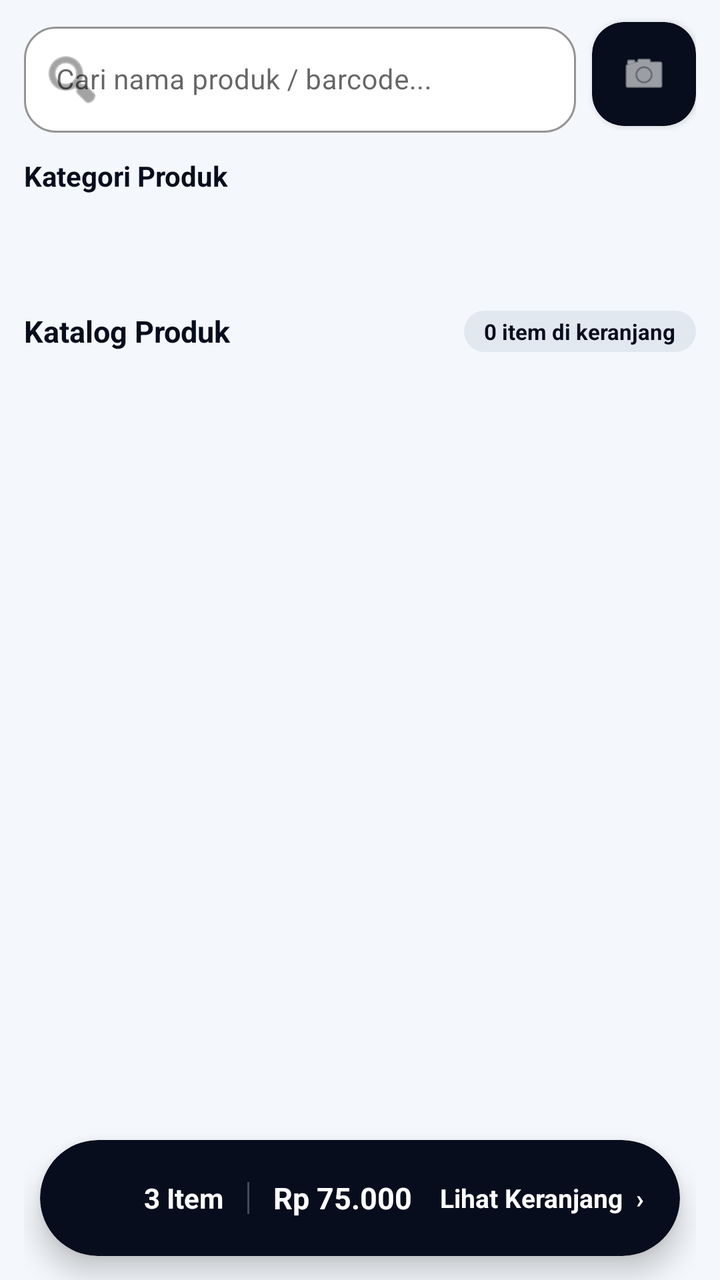
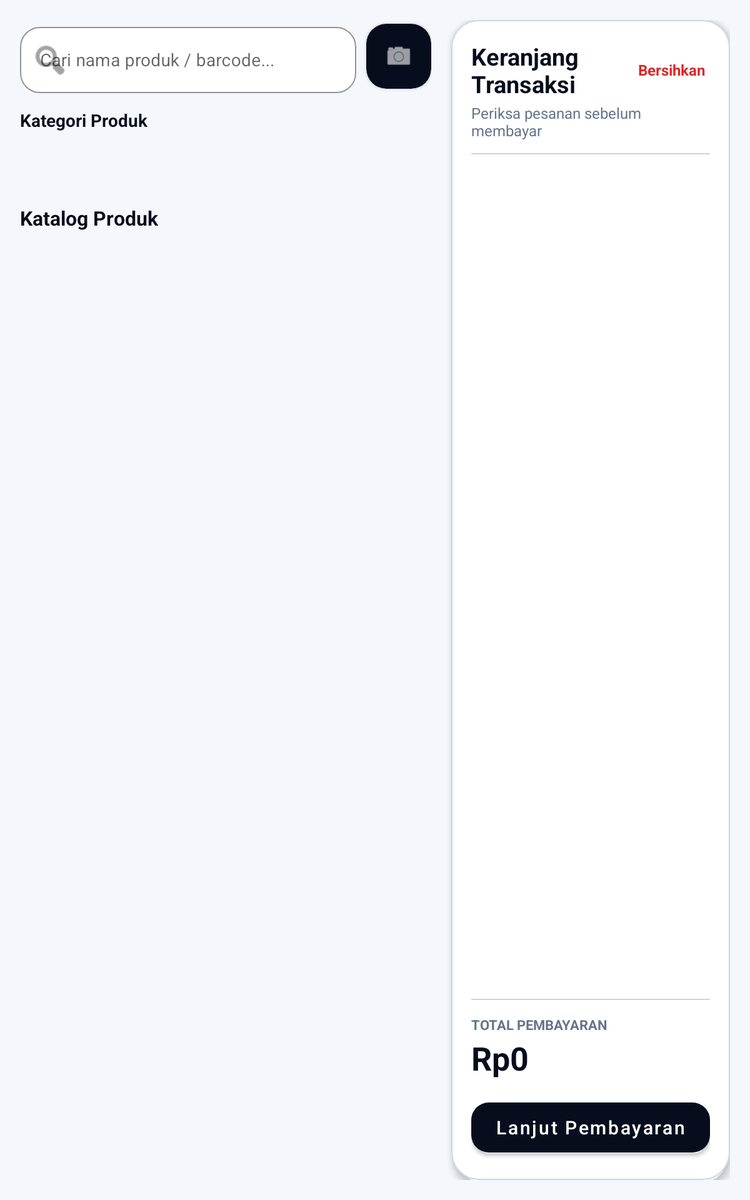

An Android layout and its configuration variant, each rendered on a device that would load it. The default file and the variant file are quoted in full after the pictures.
<!-- AndroidManifest.xml: application theme Theme.AJOPOS -->
<!-- res/layout/fragment_home.xml -->
<?xml version="1.0" encoding="utf-8"?>
<layout xmlns:android="http://schemas.android.com/apk/res/android"
    xmlns:app="http://schemas.android.com/apk/res-auto"
    xmlns:tools="http://schemas.android.com/tools">

    <data />

    <androidx.constraintlayout.widget.ConstraintLayout
        android:layout_width="match_parent"
        android:layout_height="match_parent"
        android:background="@color/background"
        android:paddingStart="12dp"
        android:paddingEnd="12dp"
        android:paddingTop="8dp">

        
        <LinearLayout
            android:id="@+id/searchBarLayout"
            android:layout_width="0dp"
            android:layout_height="wrap_content"
            android:orientation="horizontal"
            android:gravity="center_vertical"
            app:layout_constraintTop_toTopOf="parent"
            app:layout_constraintStart_toStartOf="parent"
            app:layout_constraintEnd_toEndOf="parent">

            <com.google.android.material.textfield.TextInputLayout
                android:id="@+id/tilSearch"
                style="@style/Widget.MaterialComponents.TextInputLayout.OutlinedBox"
                android:layout_width="0dp"
                android:layout_height="wrap_content"
                android:layout_weight="1"
                android:hint="Cari nama produk / barcode..."
                app:boxBackgroundColor="@color/surface"
                app:boxCornerRadiusBottomEnd="16dp"
                app:boxCornerRadiusBottomStart="16dp"
                app:boxCornerRadiusTopEnd="16dp"
                app:boxCornerRadiusTopStart="16dp"
                app:boxStrokeColor="@color/primary"
                app:startIconDrawable="@android:drawable/ic_menu_search"
                app:endIconMode="clear_text">

                <com.google.android.material.textfield.TextInputEditText
                    android:id="@+id/etSearch"
                    android:layout_width="match_parent"
                    android:layout_height="wrap_content"
                    android:imeOptions="actionSearch"
                    android:inputType="text"
                    android:singleLine="true"
                    android:textSize="14sp" />
            </com.google.android.material.textfield.TextInputLayout>

            <com.google.android.material.card.MaterialCardView
                android:id="@+id/btnContinuousScan"
                android:layout_width="52dp"
                android:layout_height="52dp"
                android:layout_marginStart="8dp"
                android:clickable="true"
                android:focusable="true"
                android:foreground="?attr/selectableItemBackground"
                android:contentDescription="Scan Barcode Produk"
                app:cardBackgroundColor="@color/primary"
                app:cardCornerRadius="16dp"
                app:cardElevation="2dp">

                <ImageView
                    android:layout_width="24dp"
                    android:layout_height="24dp"
                    android:layout_gravity="center"
                    android:src="@android:drawable/ic_menu_camera"
                    android:contentDescription="Scan Barcode Produk"
                    app:tint="@color/on_primary" />
            </com.google.android.material.card.MaterialCardView>
        </LinearLayout>

        
        <TextView
            android:id="@+id/tvKategoriLabel"
            android:layout_width="wrap_content"
            android:layout_height="wrap_content"
            android:layout_marginTop="12dp"
            android:text="Kategori Produk"
            android:textColor="@color/on_surface"
            android:textSize="14sp"
            android:textStyle="bold"
            app:layout_constraintTop_toBottomOf="@id/searchBarLayout"
            app:layout_constraintStart_toStartOf="parent" />

        <androidx.recyclerview.widget.RecyclerView
            android:id="@+id/rvKategori"
            android:layout_width="0dp"
            android:layout_height="40dp"
            android:layout_marginTop="6dp"
            android:clipToPadding="false"
            android:overScrollMode="never"
            android:scrollbars="none"
            app:layoutManager="androidx.recyclerview.widget.LinearLayoutManager"
            app:layout_constraintTop_toBottomOf="@id/tvKategoriLabel"
            app:layout_constraintStart_toStartOf="parent"
            app:layout_constraintEnd_toEndOf="parent" />

        
        <LinearLayout
            android:id="@+id/produkHeaderLayout"
            android:layout_width="0dp"
            android:layout_height="wrap_content"
            android:layout_marginTop="12dp"
            android:gravity="center_vertical"
            android:orientation="horizontal"
            app:layout_constraintTop_toBottomOf="@id/rvKategori"
            app:layout_constraintStart_toStartOf="parent"
            app:layout_constraintEnd_toEndOf="parent">

            <TextView
                android:id="@+id/tvProdukLabel"
                android:layout_width="0dp"
                android:layout_height="wrap_content"
                android:layout_weight="1"
                android:text="Katalog Produk"
                android:textColor="@color/on_surface"
                android:textSize="15sp"
                android:textStyle="bold" />

            <TextView
                android:id="@+id/tvCartBadge"
                android:layout_width="wrap_content"
                android:layout_height="wrap_content"
                android:background="@drawable/bg_version_badge"
                android:paddingHorizontal="10dp"
                android:paddingVertical="3dp"
                android:text="0 item di keranjang"
                android:textColor="@color/primary"
                android:textSize="11sp"
                android:textStyle="bold" />
        </LinearLayout>

        
        <androidx.recyclerview.widget.RecyclerView
            android:id="@+id/rvProduk"
            android:layout_width="0dp"
            android:layout_height="0dp"
            android:layout_marginTop="6dp"
            android:clipToPadding="false"
            android:paddingBottom="72dp"
            android:overScrollMode="never"
            app:layout_constraintTop_toBottomOf="@id/produkHeaderLayout"
            app:layout_constraintBottom_toBottomOf="parent"
            app:layout_constraintStart_toStartOf="parent"
            app:layout_constraintEnd_toEndOf="parent"
            tools:listitem="@layout/item_product_card" />

        
        <com.google.android.material.card.MaterialCardView
            android:id="@+id/cardFloatingCart"
            android:layout_width="0dp"
            android:layout_height="58dp"
            android:layout_marginHorizontal="8dp"
            android:layout_marginBottom="12dp"
            android:clickable="true"
            android:focusable="true"
            android:foreground="?attr/selectableItemBackground"
            android:visibility="gone"
            tools:visibility="visible"
            app:cardBackgroundColor="@color/header_bg"
            app:cardCornerRadius="29dp"
            app:cardElevation="8dp"
            app:strokeWidth="0dp"
            app:layout_constraintBottom_toBottomOf="parent"
            app:layout_constraintStart_toStartOf="parent"
            app:layout_constraintEnd_toEndOf="parent">

            <LinearLayout
                android:layout_width="match_parent"
                android:layout_height="match_parent"
                android:gravity="center_vertical"
                android:orientation="horizontal"
                android:paddingHorizontal="18dp">

                <ImageView
                    android:layout_width="24dp"
                    android:layout_height="24dp"
                    android:src="@drawable/baseline_point_of_sale_24"
                    app:tint="@color/header_on" />

                <TextView
                    android:id="@+id/tvFloatingItemCount"
                    android:layout_width="wrap_content"
                    android:layout_height="wrap_content"
                    android:layout_marginStart="10dp"
                    tools:text="3 Item"
                    android:textColor="@color/header_on"
                    android:textSize="14sp"
                    android:textStyle="bold" />

                <View
                    android:layout_width="1dp"
                    android:layout_height="16dp"
                    android:layout_marginHorizontal="12dp"
                    android:background="#40FFFFFF" />

                <TextView
                    android:id="@+id/tvFloatingTotal"
                    android:layout_width="0dp"
                    android:layout_height="wrap_content"
                    android:layout_weight="1"
                    tools:text="Rp 75.000"
                    android:textColor="@color/header_on"
                    android:textSize="15sp"
                    android:textStyle="bold" />

                <TextView
                    android:layout_width="wrap_content"
                    android:layout_height="wrap_content"
                    android:text="Lihat Keranjang  ›"
                    android:textColor="@color/header_on"
                    android:textSize="13sp"
                    android:textStyle="bold" />

            </LinearLayout>

        </com.google.android.material.card.MaterialCardView>

        
        <View
            android:id="@+id/cardCart"
            android:layout_width="0dp"
            android:layout_height="0dp"
            android:visibility="gone"
            app:layout_constraintTop_toTopOf="parent"
            app:layout_constraintStart_toStartOf="parent" />

        <androidx.recyclerview.widget.RecyclerView
            android:id="@+id/rvCart"
            android:layout_width="0dp"
            android:layout_height="0dp"
            android:visibility="gone"
            app:layout_constraintTop_toTopOf="parent"
            app:layout_constraintStart_toStartOf="parent" />

        <TextView
            android:id="@+id/tvTotal"
            android:layout_width="0dp"
            android:layout_height="0dp"
            android:visibility="gone"
            app:layout_constraintTop_toTopOf="parent"
            app:layout_constraintStart_toStartOf="parent" />

        <Button
            android:id="@+id/btnBayar"
            android:layout_width="0dp"
            android:layout_height="0dp"
            android:visibility="gone"
            app:layout_constraintTop_toTopOf="parent"
            app:layout_constraintStart_toStartOf="parent" />

        <TextView
            android:id="@+id/btnResetCart"
            android:layout_width="0dp"
            android:layout_height="0dp"
            android:visibility="gone"
            app:layout_constraintTop_toTopOf="parent"
            app:layout_constraintStart_toStartOf="parent" />

    </androidx.constraintlayout.widget.ConstraintLayout>
</layout>
<!-- resources referenced by this layout -->
<resources>
  <color name="background">#F4F7FB</color>
  <color name="header_bg">#070D1D</color>
  <color name="header_on">#FFFFFF</color>
  <color name="on_primary">#FFFFFF</color>
  <color name="on_surface">#070D1D</color>
  <color name="primary">#070D1D</color>
  <color name="surface">#FFFFFF</color>
  <!-- drawable bg_version_badge (drawable) -->
  <shape xmlns:android="http://schemas.android.com/apk/res/android">
      <solid android:color="@color/highlight" />
      <corners android:radius="20dp" />
  </shape>
  <style name="Theme.AJOPOS" parent="Theme.MaterialComponents.DayNight.NoActionBar">
  
          <item name="android:forceDarkAllowed" tools:targetApi="29">false</item>
  
          
          <item name="colorPrimary">@color/primary</item>
          <item name="colorPrimaryVariant">@color/primary2</item>
          <item name="colorOnPrimary">@color/on_primary</item>
          <item name="colorSecondary">@color/secondary</item>
          <item name="colorOnSecondary">@color/on_primary</item>
  
          
          <item name="colorControlNormal">#FFFFFF</item>
          <item name="drawerArrowStyle">@style/Widget.AJOPOS.DrawerArrow</item>
  
          
          <item name="colorSurface">@color/surface</item>
          <item name="backgroundColor">@color/background</item>
          <item name="android:statusBarColor">@color/header_bg</item>
  
          
          <item name="materialButtonStyle">@style/Widget.AJOPOS.Button</item>
      </style>
  <color name="highlight">#E2E8F0</color>
  <color name="primary2">#182B50</color>
  <color name="secondary">#254173</color>
  <style name="Widget.AJOPOS.DrawerArrow" parent="Widget.AppCompat.DrawerArrowToggle">
          <item name="color">#FFFFFF</item>
      </style>
  <style name="Widget.AJOPOS.Button" parent="Widget.MaterialComponents.Button">
          <item name="cornerRadius">12dp</item>
          <item name="android:paddingLeft">18dp</item>
          <item name="android:paddingRight">18dp</item>
          <item name="android:textAllCaps">false</item>
      </style>
</resources>
<!-- res/layout-sw600dp/fragment_home.xml (the repository's variant of the layout above) -->
<!-- drawn on a 7-inch tablet held upright -->
<?xml version="1.0" encoding="utf-8"?>
<layout xmlns:android="http://schemas.android.com/apk/res/android"
    xmlns:app="http://schemas.android.com/apk/res-auto"
    xmlns:tools="http://schemas.android.com/tools">

    <data />

    <androidx.constraintlayout.widget.ConstraintLayout
        android:layout_width="match_parent"
        android:layout_height="match_parent"
        android:background="@color/background"
        android:padding="16dp">

        <androidx.constraintlayout.widget.Guideline
            android:id="@+id/guidelineSplit"
            android:layout_width="wrap_content"
            android:layout_height="wrap_content"
            android:orientation="vertical"
            app:layout_constraintGuide_percent="0.60" />

        
        <LinearLayout
            android:id="@+id/searchBarLayout"
            android:layout_width="0dp"
            android:layout_height="wrap_content"
            android:layout_marginEnd="12dp"
            android:gravity="center_vertical"
            android:orientation="horizontal"
            app:layout_constraintTop_toTopOf="parent"
            app:layout_constraintStart_toStartOf="parent"
            app:layout_constraintEnd_toStartOf="@id/guidelineSplit">

            <com.google.android.material.textfield.TextInputLayout
                android:id="@+id/tilSearch"
                style="@style/Widget.MaterialComponents.TextInputLayout.OutlinedBox"
                android:layout_width="0dp"
                android:layout_height="wrap_content"
                android:layout_weight="1"
                android:hint="Cari nama produk / barcode..."
                app:boxBackgroundColor="@color/surface"
                app:boxCornerRadiusBottomEnd="16dp"
                app:boxCornerRadiusBottomStart="16dp"
                app:boxCornerRadiusTopEnd="16dp"
                app:boxCornerRadiusTopStart="16dp"
                app:boxStrokeColor="@color/primary"
                app:startIconDrawable="@android:drawable/ic_menu_search"
                app:endIconMode="clear_text">

                <com.google.android.material.textfield.TextInputEditText
                    android:id="@+id/etSearch"
                    android:layout_width="match_parent"
                    android:layout_height="wrap_content"
                    android:imeOptions="actionSearch"
                    android:inputType="text"
                    android:singleLine="true"
                    android:textSize="14sp" />
            </com.google.android.material.textfield.TextInputLayout>

            <com.google.android.material.card.MaterialCardView
                android:id="@+id/btnContinuousScan"
                android:layout_width="52dp"
                android:layout_height="52dp"
                android:layout_marginStart="8dp"
                android:clickable="true"
                android:focusable="true"
                android:foreground="?attr/selectableItemBackground"
                android:contentDescription="Scan Barcode Produk"
                app:cardBackgroundColor="@color/primary"
                app:cardCornerRadius="16dp"
                app:cardElevation="2dp">

                <ImageView
                    android:layout_width="24dp"
                    android:layout_height="24dp"
                    android:layout_gravity="center"
                    android:contentDescription="Scan Barcode Produk"
                    android:src="@android:drawable/ic_menu_camera"
                    app:tint="@color/on_primary" />
            </com.google.android.material.card.MaterialCardView>
        </LinearLayout>

        <TextView
            android:id="@+id/tvKategoriLabel"
            android:layout_width="wrap_content"
            android:layout_height="wrap_content"
            android:layout_marginTop="12dp"
            android:text="Kategori Produk"
            android:textColor="@color/on_surface"
            android:textSize="14sp"
            android:textStyle="bold"
            app:layout_constraintTop_toBottomOf="@id/searchBarLayout"
            app:layout_constraintStart_toStartOf="parent" />

        <androidx.recyclerview.widget.RecyclerView
            android:id="@+id/rvKategori"
            android:layout_width="0dp"
            android:layout_height="40dp"
            android:layout_marginTop="6dp"
            android:layout_marginEnd="12dp"
            android:clipToPadding="false"
            android:overScrollMode="never"
            android:scrollbars="none"
            app:layout_constraintTop_toBottomOf="@id/tvKategoriLabel"
            app:layout_constraintStart_toStartOf="parent"
            app:layout_constraintEnd_toStartOf="@id/guidelineSplit" />

        <TextView
            android:id="@+id/tvProdukLabel"
            android:layout_width="wrap_content"
            android:layout_height="wrap_content"
            android:layout_marginTop="12dp"
            android:text="Katalog Produk"
            android:textColor="@color/on_surface"
            android:textSize="16sp"
            android:textStyle="bold"
            app:layout_constraintTop_toBottomOf="@id/rvKategori"
            app:layout_constraintStart_toStartOf="parent" />

        <androidx.recyclerview.widget.RecyclerView
            android:id="@+id/rvProduk"
            android:layout_width="0dp"
            android:layout_height="0dp"
            android:layout_marginTop="8dp"
            android:layout_marginEnd="12dp"
            android:clipToPadding="false"
            android:paddingBottom="8dp"
            android:overScrollMode="never"
            app:layout_constraintTop_toBottomOf="@id/tvProdukLabel"
            app:layout_constraintBottom_toBottomOf="parent"
            app:layout_constraintStart_toStartOf="parent"
            app:layout_constraintEnd_toStartOf="@id/guidelineSplit"
            tools:listitem="@layout/item_product_card" />

        
        <com.google.android.material.card.MaterialCardView
            android:id="@+id/cardCart"
            android:layout_width="0dp"
            android:layout_height="0dp"
            android:layout_marginStart="4dp"
            app:cardBackgroundColor="@color/surface"
            app:cardCornerRadius="22dp"
            app:cardElevation="4dp"
            app:strokeColor="@color/outline"
            app:strokeWidth="1dp"
            app:layout_constraintTop_toTopOf="parent"
            app:layout_constraintBottom_toBottomOf="parent"
            app:layout_constraintStart_toStartOf="@id/guidelineSplit"
            app:layout_constraintEnd_toEndOf="parent">

            <LinearLayout
                android:layout_width="match_parent"
                android:layout_height="match_parent"
                android:orientation="vertical"
                android:padding="16dp">

                <LinearLayout
                    android:layout_width="match_parent"
                    android:layout_height="wrap_content"
                    android:gravity="center_vertical"
                    android:orientation="horizontal">

                    <TextView
                        android:id="@+id/tvNotaTitle"
                        android:layout_width="0dp"
                        android:layout_height="wrap_content"
                        android:layout_weight="1"
                        android:text="Keranjang Transaksi"
                        android:textColor="@color/on_surface"
                        android:textSize="19sp"
                        android:textStyle="bold" />

                    <TextView
                        android:id="@+id/btnResetCart"
                        android:layout_width="wrap_content"
                        android:layout_height="wrap_content"
                        android:background="?attr/selectableItemBackground"
                        android:clickable="true"
                        android:focusable="true"
                        android:padding="4dp"
                        android:text="Bersihkan"
                        android:textColor="@color/error"
                        android:textSize="12sp"
                        android:textStyle="bold" />
                </LinearLayout>

                <TextView
                    android:layout_width="match_parent"
                    android:layout_height="wrap_content"
                    android:layout_marginTop="2dp"
                    android:text="Periksa pesanan sebelum membayar"
                    android:textColor="@color/text_secondary"
                    android:textSize="12sp" />

                <View
                    android:layout_width="match_parent"
                    android:layout_height="1dp"
                    android:layout_marginTop="10dp"
                    android:background="@color/outline" />

                <androidx.recyclerview.widget.RecyclerView
                    android:id="@+id/rvCart"
                    android:layout_width="match_parent"
                    android:layout_height="0dp"
                    android:layout_weight="1"
                    android:clipToPadding="false"
                    android:paddingTop="8dp"
                    android:paddingBottom="8dp"
                    android:overScrollMode="never"
                    tools:listitem="@layout/item_nota_entry" />

                <View
                    android:layout_width="match_parent"
                    android:layout_height="1dp"
                    android:background="@color/outline" />

                <TextView
                    android:layout_width="match_parent"
                    android:layout_height="wrap_content"
                    android:layout_marginTop="12dp"
                    android:text="TOTAL PEMBAYARAN"
                    android:textColor="@color/text_secondary"
                    android:textSize="11sp"
                    android:textStyle="bold" />

                <TextView
                    android:id="@+id/tvTotal"
                    android:layout_width="match_parent"
                    android:layout_height="wrap_content"
                    android:layout_marginTop="2dp"
                    android:text="Rp0"
                    android:textColor="@color/on_surface"
                    android:textSize="26sp"
                    android:textStyle="bold" />

                <com.google.android.material.button.MaterialButton
                    android:id="@+id/btnBayar"
                    android:layout_width="match_parent"
                    android:layout_height="52dp"
                    android:layout_marginTop="12dp"
                    android:text="Lanjut Pembayaran"
                    android:textAllCaps="false"
                    android:textColor="@color/on_primary"
                    android:textSize="15sp"
                    app:backgroundTint="@color/primary"
                    app:cornerRadius="14dp" />

            </LinearLayout>
        </com.google.android.material.card.MaterialCardView>

    </androidx.constraintlayout.widget.ConstraintLayout>
</layout>
<!-- resources referenced by the variant -->
<!-- as a 7-inch tablet held upright resolves them -->
<resources>
  <color name="background">#F4F7FB</color>
  <color name="error">#DC2626</color>
  <color name="on_primary">#FFFFFF</color>
  <color name="on_surface">#070D1D</color>
  <color name="outline">#CBD5E1</color>
  <color name="primary">#070D1D</color>
  <color name="surface">#FFFFFF</color>
  <color name="text_secondary">#64748B</color>
  <style name="Theme.AJOPOS" parent="Theme.MaterialComponents.DayNight.NoActionBar">
  
          <item name="android:forceDarkAllowed" tools:targetApi="29">false</item>
  
          
          <item name="colorPrimary">@color/primary</item>
          <item name="colorPrimaryVariant">@color/primary2</item>
          <item name="colorOnPrimary">@color/on_primary</item>
          <item name="colorSecondary">@color/secondary</item>
          <item name="colorOnSecondary">@color/on_primary</item>
  
          
          <item name="colorControlNormal">#FFFFFF</item>
          <item name="drawerArrowStyle">@style/Widget.AJOPOS.DrawerArrow</item>
  
          
          <item name="colorSurface">@color/surface</item>
          <item name="backgroundColor">@color/background</item>
          <item name="android:statusBarColor">@color/header_bg</item>
  
          
          <item name="materialButtonStyle">@style/Widget.AJOPOS.Button</item>
      </style>
  <color name="primary2">#182B50</color>
  <color name="secondary">#254173</color>
  <style name="Widget.AJOPOS.DrawerArrow" parent="Widget.AppCompat.DrawerArrowToggle">
          <item name="color">#FFFFFF</item>
      </style>
  <color name="header_bg">#070D1D</color>
  <style name="Widget.AJOPOS.Button" parent="Widget.MaterialComponents.Button">
          <item name="cornerRadius">12dp</item>
          <item name="android:paddingLeft">18dp</item>
          <item name="android:paddingRight">18dp</item>
          <item name="android:textAllCaps">false</item>
      </style>
</resources>
